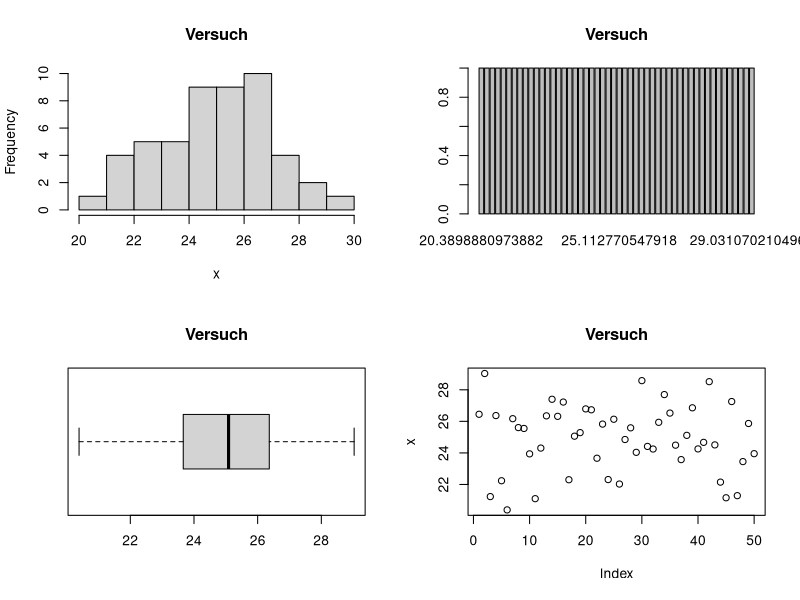
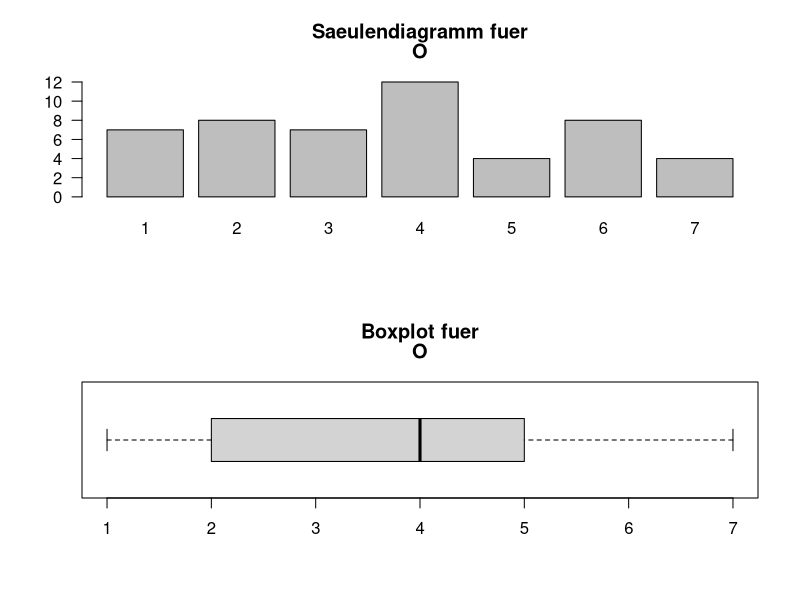
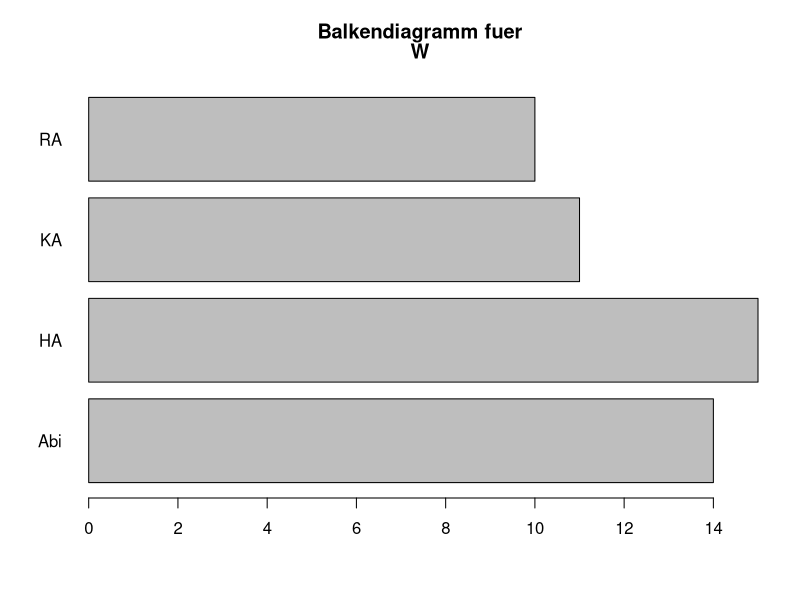

The R source for these figures, in order:
# Funktionen-R-Skript 1


# Funktionen a, b, c: Alina, Hannah

# Funktion a) 
# Eine Funktion, die verschiedene geeignete deskriptive Statistiken für metrische 
# Variablen berechnet und ausgibt.

# My_Plots gibt bei plot = 0 fuer den eingegebenen Vektor an Daten ein Histogramm, ein Barplot, ein Boxplot und ein Scatterplot.
# Diese Einstellung ist der default, gibt man der Variable plot einen Wert von 1 bis 4, gibt die Funktion fuer
# 1 das Histogramm, fuer 2 den Barplot, fuer 3 den Boxplot und fuer 4 den Scatterplot aus.

random <- rnorm(50, mean = 25, sd = 2)

My_Plots <- function(x, main, plot = 0){
  # x = Daten
  # main = Überschrift für alle Plots 
  if(plot == 0){ 
    par(mfrow = c(2,2)) # vier Grafiken in einen Plot 
    # Die unterschiedlichen Grafiken 
    hist(x, main = main) 
    barplot(table(x), main = main)
    boxplot(x,horizontal = TRUE, main = main)
    plot(x, main = main) 
    par(mfrow = c(1,1)) #setze die parameter zurueck 
  }
  if(plot == 1){
    hist(x, main = main) 
  }
  if(plot == 2){
    barplot(table(x), main = main) 
  }
  if(plot == 3){
    boxplot(x, main = main) 
  }
  if(plot == 4){
    plot(x, main = main) 
  }
}

My_Plots(random, main = "Versuch")

# Funktion b) 
# Eine Funktion, die verschiedene geeignete desktiptive Statistiken für 
# kategoriale Variablen berechnet und ausgibt 

S <- c("KA", "RA", "Abi", "HA") # Ein Datenbeispiel zum ausprobieren 
W <- sample(S, size = 50, replace = TRUE)
O <- sample(1:7, size=50, replace = TRUE) # Ein ordinales Datenbeispiel

# der parameter ordinal kann auf FALSE gesetzt werden, wenn ein Boxplot der eingegebenen Daten keinen Sinn ergibt

My_Plots_2 <- function(x, ordinal = TRUE){
  if(ordinal == TRUE){
    #Die Diagramme
      par(mfrow = c(2,1))
      #Ein Stabdiagramm
      barplot(table(x), main = c("Saeulendiagramm fuer", deparse(substitute(x))), las = 1)
      #Ein Boxplot
      boxplot(x, main = c("Boxplot fuer", deparse(substitute(x))), horizontal = TRUE)
      par(mfrow = c(1,1))
    #Die Haufigkeitstabelle 
      print(table(x, dnn = deparse(substitute(x))))
  }
  
  if(ordinal == FALSE){
    #Das Stabdiagramm
      barplot(table(x), main = c("Balkendiagramm fuer", deparse(substitute(x))), horiz = TRUE, las = 1)
    #Die Häufigkeitstabelle
      print(table(x, dnn = deparse(substitute(x))))
  }
}
My_Plots_2(O, ordinal = TRUE)
My_Plots_2(W, ordinal = FALSE)



## c) 
#Eine Funktion, die geeignete deskriptive bivariate Statistiken fuer den Zusammenhang zwischen 
#zwei kategorialen Variablen berechnet ausgibt. 

#My_Plot_3 gibt zwei Kreuztabellen, eine mit absoluten Haufigkeiten und eine mit relativen Haufigkeiten, in der Konsole aus.

#Datenvektoren zum ausprobieren
O <- sample(1:7, size=50, replace = TRUE)
P <- sample(1:7, size=50, replace = TRUE)

My_Plots_3 <- function(x,y,both.ordinal = FALSE){
  #x erster Datenvektor, y zweiter Datenvektor
  tabelle <- table(x,y,
                   dnn = c(deparse(substitute(x)), deparse(substitute(y)))) #uebernimmt den Namen des Datenvektors
  cat('Tabelle mit absoluten Haufigkeiten: \n\n')
  print(tabelle)
  cat('\n Tabelle mit relativen Haeufigkeiten: \n\n')
  print(prop.table(tabelle))

  #Wenn beide Merkmale ordinal sind, kann man Spearman Korrelation berechnen:
  if(both.ordinal == TRUE){
    c <- cor(x,y,use = 'complete.obs', method = 'spearman')
    cat('\n\n Die Spearman-Korrelation der beiden Merkmale betraegt:', c)
  }
}

My_Plots_3(O,P,both.ordinal = TRUE)









# Funktionen  d, e, f: Maike, Julia



## d)

# Grundgeruest der Funktion fuer Zusammenhang zwischen einer metrischen und einer dichotomen Variable

# Es werden 2 Summaries der metrischen Variable ausgegeben, getrennt nach den beiden Auspraegungen der dichotomen Variable
# Eingabe: fuer "dich" muss eine dichotome, fuer "met" eine metrische Variable eingegeben werden
# "dich" und "met" sollten zwei Variablen sein, deren n-te Eintraege jeweils von derselben Person stammen

dichmetsummary <- function(dich, met){
  
  if(length(table(dich)) != 2){stop("dich muss eine dichotome Variable sein")} 
     #ueberprueft, ob "dich" genau zwei Auspraegungen hat
  
  if(!is.numeric(met)){stop("met muss eine metrische Variable sein")} 
     # ueberprueft, ob "met" eine metrische variable ist
  
  if(length(met) != length(dich)){stop("dich und met muessen gleiche Laenge haben")} 
     # uberprueft, ob "dich" und "met" die gleiche Laenge haben.


dichfact <- factor(dich, levels = c(names(table(dich))), labels = c(0, 1))
# Umwandlung der dichotomen variable in einen Factor
  
# die Summaries werden als 2-elementige Liste zurueckgegeben:
rgabe <- list(
  # Summary der metrischen Variable nach der ersten im table ausgefuehrten Auspraegung der dichotomen Variable
  summary(met[dichfact == 0]), 
  
  # Summary der metrischen Variable nach der zweiten im table ausgefuehrten Auspraegung der dichotomen Variable
  summary(met[dichfact == 1]),
  
  # Tabelle der beiden Variablen
  table(dich, met, dnn = c(deparse(substitute(dich)), deparse(substitute(met))))
)


names(rgabe) <- c(names(table(dich))[1], names(table(dich))[2], "Tabelle")
# zu jeder Summary wird hinzugefuegt, auf welcher Auspraegung der dichotomen Variable die Summary basiert

return(rgabe) # Ausgabe der beiden Summaries
  }







## e)
# Die Funktion kategorisiert eine numerische Variable quantilbasiert in "niedrig", "mittel" und "hoch"

# ordinalskalierte Variablen koennen mit der Hilfsfunktion "ordtonum"
# in Variablen mit numerischen Werten entsprechend ihrer Ordnung
# umgewandelt werden

quantkat <- function(x){
  newob <- NULL # leeres Objekt wird erstellt
uquant <- quantile(as.numeric(names(table(x))), 0.25) # das untere Quartil der sortierten numerischen Werte wird bestimmt
oquant <- quantile(as.numeric(names(table(x))), 0.75) # ebenso das obere Quartil

newob[x <= uquant] <- "niedrig" 
# das untere Quartil dient als obere Grenze der Kategorie "niedrig".
# alles, was unterhalb dieses Quartils liegt, wird der Kategorie "niedrig" zugeordnet.

newob[x > uquant & x < oquant] <- "mittel" 
# die Werte zwischen den beiden Quartilen werden der Kategorie "mittel" zugeordnet

newob[x >= oquant] <- "hoch" 
# das obere Quartil ist die untere Grenze fuer die Kategorie "hoch", alles was darueber liegt, wird "hoch" zugeordnet

newob 
# das in "niedrig", "mittel" und "hoch" kategorisierte Objekt wird ausgegeben.
}




# Beispiel
b <- c(2, 5, 2, 6, 3, 6)

quantkat(b)
# [1] "niedrig" "mittel"  "niedrig" "hoch"    "mittel"  "hoch"





# man koennte auch 0.33 und 0.66 Quantile nehmen, oder eben die Quartile. 
# bei den Quartilen waere die mittlere Kategorie doppelt so gross wie jeweils die Extremen











  
  
##f)

# es werden Visualisierungen fuer drei oder vier Variablen erstellt. Dabei werden zwei Variablen fuer die Achsen verwendet und die dritte durch unterschiedliche
# Farben gezeigt. Die Positionen der drei/ vier Variablen sind dabei fest gewaehlt. Man kann bei drei Variablen nur unterscheiden welche drei von Mathe_Int, Prog_Int, 
# Studienfach und Mathe_LK man gleichzeitig angezeigt werden sollen. Genutzt wird dabei das Paket "ggplot2". 




# muss vorher geladen
install.packages("dplyr")
library(dplyr)
install.packages("ggplot2")
library(ggplot2)


Visual_data <- function(D = data, n = 3, Int_Mathe = TRUE, Int_Prog = TRUE, data_Studiengang = TRUE, MatheLK = FALSE){   # n steht dafuer, wie viele Variablen genutzt werden, moeglich sind 3 oder 4
  if(n == 3 & Int_Mathe == TRUE & Int_Prog == TRUE & data_Studiengang == TRUE & MatheLK == FALSE){
    print(ggplot(D,                                                                          # ggplot wird vom Datensatz erstellt
           aes(y = factor(Mathe_Int),                                                     # Interesse für Mathe auf y-Achse
               x = Prog_Int,                                                              # auf die x-Achse kommt Interesse für Programmieren
               color = Studienfach)) +                                                    # es wird farblich nach Studienfach unterschieden
      geom_jitter(alpha = 1,                                                              # Farbstaerke und Groesse der Punkte im Gitter
                  size = 1.5) + 
      labs(title = "Interesse nach Studienfach",                                          # Die jeweiligen Achsen werden beschriftet
           x = "Interesse an Programmiern", 
           y = "Interesse an Mathe", las = 1) )
  }
  if(n == 3 & Int_Mathe == TRUE & Int_Prog == TRUE & data_Studiengang == FALSE & MatheLK == TRUE){
    print( ggplot(D,                                                                          # ggplot wird vom Datensatz erstellt
           aes(y = factor(Mathe_Int),                                                       # Interesse für Mathe auf y-Achse
               x = Prog_Int,                                                              # auf die x-Achse kommt Interesse für Programmieren
               color = Mathe_LK)) +                                                    # es wird farblich nach Mathe LK unterschieden
      geom_jitter(alpha = 1,                                                              # Farbstaerke und Groesse der Punkte im Gitter
                  size = 1.5) + 
      labs(title = "Interesse nach Mathe LK",                                          # Die jeweiligen Achsen werden beschriftet
           x = "Interesse an Programmiern", 
           y = "Interesse an Mathe", las = 1) )
  }
  if(n == 3 & Int_Mathe == TRUE & Int_Prog == FALSE & data_Studiengang == TRUE & MatheLK == TRUE){
    print( ggplot(D,                                                                          # ggplot wird vom Datensatz erstellt
           aes(y = factor(Mathe_Int),                                                      # Interesse für Mathe auf y-Achse
               x = Studienfach,                                                              # auf die x-Achse kommt das Studienfach
               color = Mathe_LK)) +                                                    # es wird farblich nach Mathe LK unterschieden
      geom_jitter(alpha = 1,                                                              # Farbstaerke und Groesse der Punkte im Gitter
                  size = 1.5) + 
      labs(title = "Mathe LK nach Studenfach und Int. Mathe",                                          # Die jeweiligen Achsen werden beschriftet
           x = "Studienfach", 
           y = "Interesse an Mathe", las = 1))
  }
  if(n == 3 & Int_Mathe == FALSE & Int_Prog == TRUE & data_Studiengang == TRUE & MatheLK == TRUE){
    print(ggplot(D,                                                                          # ggplot wird vom Datensatz erstellt
           aes(y = factor(Prog_Int),                                                      # Interesse für Programmieren auf y-Achse 
               x = Studienfach,                                                              # auf die x-Achse kommt das Studienfach
               color = Mathe_LK)) +                                                    # es wird farblich nach Mathe LK unterschieden
      geom_jitter(alpha = 1,                                                              # Farbstaerke und Groesse der Punkte im Gitter
                  size = 1.5) + 
      labs(title = "Mathe LK bei Studienfach und Int. Programmieren",                                          # Die jeweiligen Achsen werden beschriftet
           x = "Studienfach", 
           y = "Interesse an Programmieren", las = 1) )
  }
  if(n==4 & Int_Mathe == TRUE & Int_Prog == TRUE & data_Studiengang == TRUE & MatheLK == TRUE){
    print(D %>%
      ggplot(aes(y = Mathe_Int, x = Prog_Int, color = Mathe_LK)) +    # ggplot wird erstellt, bei dem die Interessen auf die Achsen kommen und farblich
      # zwischen Mathe_LK ja oder nein entschieden wird
      geom_point() +                                                 # es werden Punkte erstellt
      facet_wrap(vars(Studienfach)) +                                # es wird nach der vierten Variable/ Studienfach unterschieden
      labs(title ="Abhaengigkeit aller vier Variablen",              # Beschriftung wird hinzugef
           subtitle = "Aufgeteilt nach Studienfach",
           x = "Interesse an Programmieren",
           y = "Interesse an Mathe"))
  }
  
  
# Hier werden die Warnings geschrieben, falls die Variablen unzulaessig sind  
  
  # bei den Fall das n=4 ist, wird eine Warnung gegeben, falls nicht alle vier Folgevariablen TRUE gesetzt wurden
  if(n == 4 & !(Int_Mathe == TRUE & Int_Prog == TRUE & data_Studiengang == TRUE & MatheLK == TRUE )){    
    warning("Bei n=4 muessen alle vier Variablen auf TRUE gesetzt werden")
  }
  # bei den Fall das n=3 ist:
  # falls vier statt drei Variablen TRUE gesetzt wurden
  if(n == 3 & Int_Mathe == TRUE & Int_Prog == TRUE & data_Studiengang == TRUE & MatheLK == TRUE){
    warning("Bei n=3 duerfen nur drei Variablen TRUE sein")
  }
  # falls zu wenig Variablen TRUE gesetzt wurden
  if(n== 3 & (Int_Mathe == FALSE & Int_Prog == FALSE & data_Studiengang == TRUE & MatheLK == TRUE | Int_Mathe == FALSE & Int_Prog == TRUE & data_Studiengang == FALSE & MatheLK == TRUE |
              Int_Mathe == FALSE & Int_Prog == TRUE & data_Studiengang == TRUE & MatheLK == FALSE | Int_Mathe == TRUE & Int_Prog == FALSE & data_Studiengang == FALSE & MatheLK == TRUE | 
              Int_Mathe == TRUE & Int_Prog == FALSE & data_Studiengang == TRUE & MatheLK == FALSE | Int_Mathe == TRUE & Int_Prog == TRUE & data_Studiengang == FALSE & MatheLK == FALSE |
              Int_Mathe == FALSE & Int_Prog == FALSE & data_Studiengang == FALSE & MatheLK == FALSE | Int_Mathe == FALSE & Int_Prog == FALSE & data_Studiengang == FALSE & MatheLK == TRUE |
              Int_Mathe == FALSE & Int_Prog == FALSE & data_Studiengang == TRUE & MatheLK == FALSE | Int_Mathe == FALSE & Int_Prog == TRUE & data_Studiengang == FALSE & MatheLK == FALSE |
              Int_Mathe == TRUE & Int_Prog == FALSE & data_Studiengang == FALSE & MatheLK == FALSE )){
    warning("Bei n=3 muessen genau drei Variablen TRUE sein")
  }
  
  # falls das n selbst unzulaessig ist
  if(n != 3 & n!= 4){
    warning("Das n ist unzulaessig. Es wird nur n=3 oder n=4 angenommen")
  }
 }
